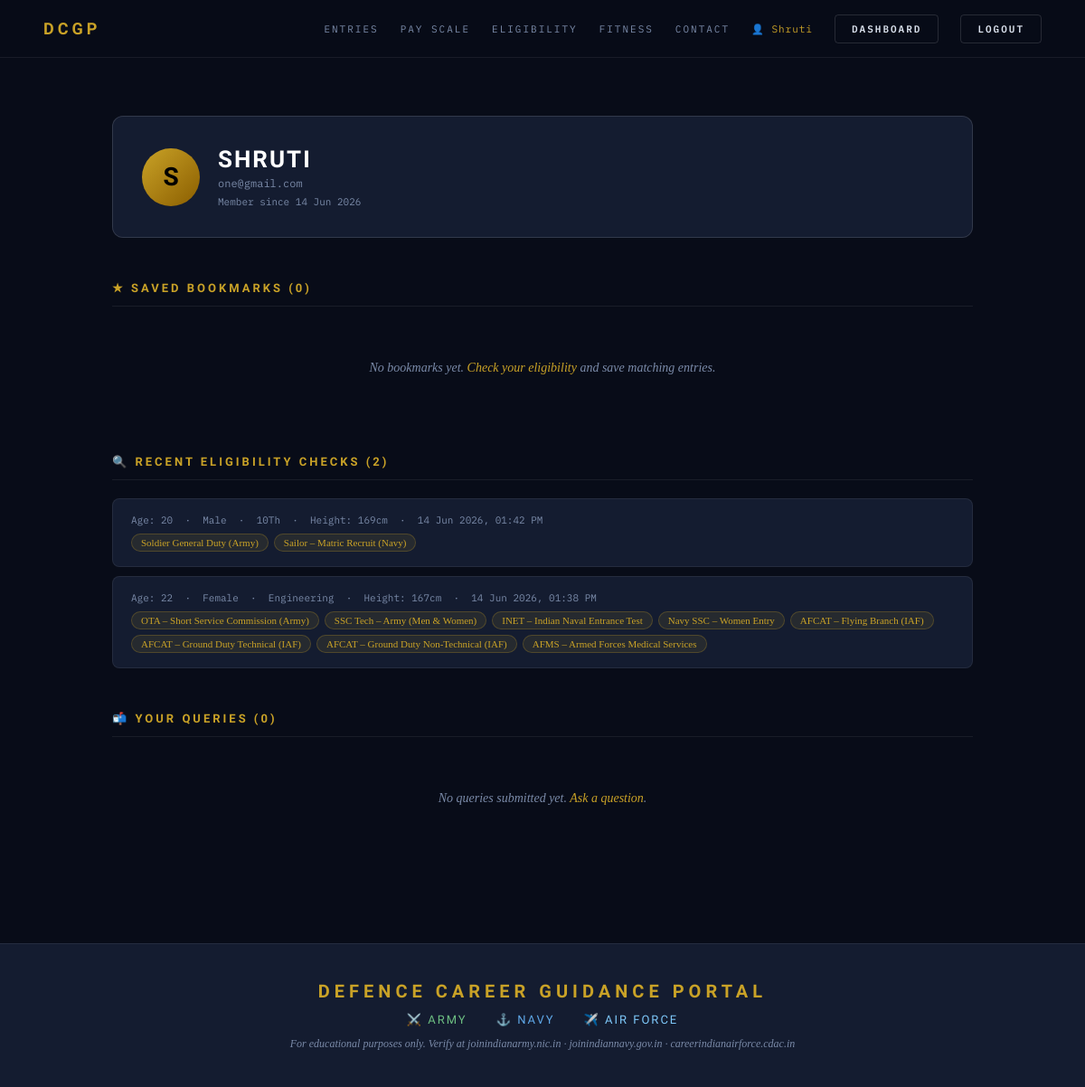
The page /dashboard (signed in) on the database its author committed.
### app.py (models this page shows)
class User(db.Model):
    id        = db.Column(db.Integer, primary_key=True)
    name      = db.Column(db.String(100), nullable=False)
    email     = db.Column(db.String(120), unique=True, nullable=False)
    password  = db.Column(db.String(200), nullable=False)
    created   = db.Column(db.DateTime, default=datetime.utcnow)
    bookmarks = db.relationship('Bookmark', backref='user', lazy=True)
    queries   = db.relationship('Query', backref='user', lazy=True)

class EligibilityResult(db.Model):
    id      = db.Column(db.Integer, primary_key=True)
    user_id = db.Column(db.Integer, db.ForeignKey('user.id'), nullable=True)
    age     = db.Column(db.Integer)
    gender  = db.Column(db.String(10))
    edu     = db.Column(db.String(50))
    stream  = db.Column(db.String(50))
    height  = db.Column(db.Integer)
    results = db.Column(db.Text)
    checked = db.Column(db.DateTime, default=datetime.utcnow)

### app.py (the view)
@app.route('/dashboard')
def dashboard():
    if 'user_id' not in session:
        flash('Please login to view your dashboard.', 'error')
        return redirect(url_for('login'))
    user      = User.query.get(session['user_id'])
    bookmarks = Bookmark.query.filter_by(user_id=user.id).order_by(Bookmark.saved_at.desc()).all()
    queries   = Query.query.filter_by(user_id=user.id).order_by(Query.submitted.desc()).all()
    from sqlalchemy import desc
    checks = EligibilityResult.query.filter_by(user_id=user.id)\
        .order_by(desc(EligibilityResult.checked)).limit(5).all()
    for c in checks:
        c.result_list = json.loads(c.results) if c.results else []
    return render_template('dashboard.html', user=user, bookmarks=bookmarks,
                           queries=queries, checks=checks)

### templates/dashboard.html (shortened to what this page needs)
{% extends 'base.html' %}
{% block content %}
<div class="dash-wrap">
  <div class="dash-header">
    <div class="dash-avatar">{{ user.name[0].upper() }}</div>
    <div>
      <div class="dash-name">{{ user.name }}</div>
      <div class="dash-email">{{ user.email }}</div>
      <div class="dash-joined">Member since {{ user.created.strftime('%d %b %Y') }}</div>
    </div>
  </div>
  <div class="dash-block">
    <div class="dash-section-title">★ Saved Bookmarks ({{ bookmarks|length }})</div>
    {% if bookmarks %}
    <div class="bm-grid">
      {% for bm in bookmarks %}
      <div class="bm-card">
        <div class="bm-force">{{ bm.force }}</div>
        <div class="bm-name">{{ bm.entry_name }}</div>
        <div class="bm-tag">{{ bm.entry_tag }}</div>
        <div class="bm-date">Saved {{ bm.saved_at.strftime('%d %b %Y') }}</div>
        <form method="POST" action="/bookmark/remove/{{ bm.id }}">
          <button type="submit" class="bm-remove">✕ Remove</button>
        </form>
      </div>
      {% endfor %}
    </div>
    {% else %}
    <div class="empty-state">No bookmarks yet. <a href="/eligibility">Check your eligibility</a> and save matching entries.</div>
    {% endif %}
  </div>
  <div class="dash-block">
    <div class="dash-section-title">🔍 Recent Eligibility Checks ({{ checks|length }})</div>
    {% if checks %}
      {% for c in checks %}
      <div class="check-card">
        <div class="check-meta">Age: {{ c.age }} &nbsp;·&nbsp; {{ c.gender.title() }} &nbsp;·&nbsp; {{ c.edu.title() }} &nbsp;·&nbsp; Height: {{ c.height }}cm &nbsp;·&nbsp; {{ c.checked.strftime('%d %b %Y, %I:%M %p') }}</div>
        {% if c.result_list %}
        <div class="check-results">
          {% for r in c.result_list %}<span class="check-tag">{{ r }}</span>{% endfor %}
        </div>
        {% else %}
        <div style="font-size:13px;color:var(--muted);">No matching entries found</div>
        {% endif %}
      </div>
      {% endfor %}
    {% else %}
    <div class="empty-state">No checks yet. <a href="/eligibility">Try the eligibility checker</a>.</div>
    {% endif %}
  </div>
  <div class="dash-block">
    <div class="dash-section-title">📬 Your Queries ({{ queries|length }})</div>
    {% if queries %}
      {% for q in queries %}
      <div class="query-card">
        <div class="query-msg">{{ q.message }}</div>
        <div class="query-date">Submitted {{ q.submitted.strftime('%d %b %Y, %I:%M %p') }}</div>
      </div>
      {% endfor %}
    {% else %}
    <div class="empty-state">No queries submitted yet. <a href="/contact">Ask a question</a>.</div>
    {% endif %}
  </div>
</div>
{% endblock %}

### templates/base.html (shortened to what this page needs)
<!DOCTYPE html>
<html lang="en">
<head>
</head>
<body>
<nav>
  <a href="/" class="nav-logo">DCGP</a>
  <div class="nav-links">
    <a href="/#entries" class="hide-mob">Entries</a>
    <a href="/#pay" class="hide-mob">Pay Scale</a>
    <a href="/eligibility">Eligibility</a>
    <a href="/fitness">Fitness</a>
    <a href="/contact">Contact</a>
    {% if user %}
      <span class="nav-user">👤 {{ user.name.split()[0] }}</span>
      <a href="/dashboard" class="nav-btn outline">Dashboard</a>
      <a href="/logout" class="nav-btn outline">Logout</a>
    {% else %}
      <a href="/login"    class="nav-btn outline">Login</a>
      <a href="/register" class="nav-btn solid">Register</a>
    {% endif %}
  </div>
</nav>
<div class="page">
  {% block content %}{% endblock %}
</div>
<footer>
  <div class="footer-logo">Defence Career Guidance Portal</div>
  <div style="display:flex;justify-content:center;gap:32px;margin:12px 0;">
    <span style="color:#6dbf82;font-family:var(--font-head);font-size:13px;letter-spacing:2px;">⚔️ ARMY</span>
    <span style="color:#5fa8e8;font-family:var(--font-head);font-size:13px;letter-spacing:2px;">⚓ NAVY</span>
    <span style="color:#7ec8fa;font-family:var(--font-head);font-size:13px;letter-spacing:2px;">✈️ AIR FORCE</span>
  </div>
  <div class="footer-note">For educational purposes only. Verify at joinindianarmy.nic.in · joinindiannavy.gov.in · careerindianairforce.cdac.in</div>
</footer>
</body>
</html>

### templates/base.html (style rules this page uses)
*, *::before, *::after { margin: 0; padding: 0; box-sizing: border-box; }
:root { --army: #4a7c59; --army-glow: #6dbf82; --navy: #2563a8; --navy-glow: #5fa8e8; --air: #1565c0; --air-glow: #7ec8fa; --gold: #c9a227; --gold-light: #f0c84a; --bg: #080c18; --bg2: #0e1428; --surface: #141c30; --surface2: #1c2640; --border: rgba(255,255,255,0.07); --border2: rgba(255,255,255,0.13); --text: #dde4f0; --muted: #7a8aa8; --font-head: 'Rajdhani', sans-serif; --font-body: 'Libre Baskerville', serif; --font-mono: 'IBM Plex Mono', monospace; }
html { scroll-behavior: smooth; }
body { font-family: var(--font-body); background: var(--bg); color: var(--text); min-height: 100vh; }
nav { position: fixed; top: 0; left: 0; right: 0; z-index: 900; display: flex; align-items: center; justify-content: space-between; padding: 0 48px; height: 64px; background: rgba(8,12,24,0.92); backdrop-filter: blur(20px); border-bottom: 1px solid var(--border); }
.nav-logo { font-family: var(--font-head); font-size: 18px; font-weight: 700; letter-spacing: 4px; text-transform: uppercase; color: var(--gold); text-decoration: none; }
.nav-links { display: flex; gap: 24px; align-items: center; }
.nav-links a { font-family: var(--font-mono); font-size: 11px; letter-spacing: 2px; text-transform: uppercase; color: var(--muted); text-decoration: none; transition: color 0.2s; }
.nav-btn { font-family: var(--font-head); font-size: 13px; font-weight: 600; letter-spacing: 1.5px; text-transform: uppercase; padding: 8px 18px; border-radius: 4px; text-decoration: none; transition: all 0.2s; }
.nav-btn.outline { border: 1px solid var(--border2); color: var(--text); }
.nav-user { font-family: var(--font-mono); font-size: 11px; color: var(--gold); letter-spacing: 1px; }
.page { padding-top: 64px; min-height: 100vh; }
footer { background: var(--surface); border-top: 1px solid var(--border); padding: 40px 48px; text-align: center; }
.footer-logo { font-family: var(--font-head); font-size: 20px; font-weight: 700; letter-spacing: 5px; text-transform: uppercase; color: var(--gold); margin-bottom: 8px; }
.footer-note { font-size: 12px; color: var(--muted); font-style: italic; margin-top: 12px; }

### templates/dashboard.html (style rules this page uses)
.dash-wrap { max-width: 1000px; margin: 0 auto; padding: 64px 24px; }
.dash-header { display: flex; align-items: center; gap: 20px; margin-bottom: 48px; padding: 32px; background: var(--surface); border: 1px solid var(--border2); border-radius: 12px; }
.dash-avatar { width: 64px; height: 64px; border-radius: 50%; background: linear-gradient(135deg, var(--gold), #8b5e00); display: flex; align-items: center; justify-content: center; font-family: var(--font-head); font-size: 28px; font-weight: 700; color: #000; flex-shrink: 0; }
.dash-name { font-family: var(--font-head); font-size: 26px; font-weight: 700; letter-spacing: 2px; text-transform: uppercase; color: #fff; }
.dash-email { font-family: var(--font-mono); font-size: 12px; color: var(--muted); margin-top: 4px; }
.dash-joined { font-family: var(--font-mono); font-size: 11px; color: var(--muted); margin-top: 6px; }
.dash-section-title { font-family: var(--font-head); font-size: 13px; font-weight: 700; letter-spacing: 3px; text-transform: uppercase; color: var(--gold); margin-bottom: 20px; padding-bottom: 12px; border-bottom: 1px solid var(--border); }
.dash-block { margin-bottom: 48px; }
.check-card { background: var(--surface); border: 1px solid var(--border); border-radius: 8px; padding: 16px 20px; margin-bottom: 10px; }
.check-meta { font-family: var(--font-mono); font-size: 11px; color: var(--muted); margin-bottom: 8px; }
.check-results { display: flex; flex-wrap: wrap; gap: 6px; }
.check-tag { font-size: 11px; padding: 3px 10px; border-radius: 20px; background: rgba(201,162,39,0.1); border: 1px solid rgba(201,162,39,0.25); color: var(--gold); }
.empty-state { text-align: center; padding: 40px; color: var(--muted); font-style: italic; font-size: 14px; }
.empty-state a { color: var(--gold); text-decoration: none; }

### rows shown on the page
User: name "Shruti", name "S", name "SHRUTI", email "one@gmail.com", created "14 Jun 2026"
EligibilityResult: age "20", gender "Male", edu "10Th", height "169", checked "14 Jun 2026, 01:42 PM", result_list "Soldier General Duty (Army)" "Sailor – Matric Recruit (Navy)"
EligibilityResult: age "22", gender "Female", edu "Engineering", height "167", checked "14 Jun 2026, 01:38 PM", result_list "OTA – Short Service Commission (Army)" "SSC Tech – Army (Men & Women)" "INET – Indian Naval Entrance Test" "Navy SSC – Women Entry" "AFCAT – Flying Branch (IAF)" "AFCAT – Ground Duty Technical (IAF)" "AFCAT – Ground Duty Non-Technical (IAF)" "AFMS – Armed Forces Medical Services"

### other values the page prints
{{ bookmarks|length }} "0"
{{ checks|length }} "2"
{{ queries|length }} "0"
